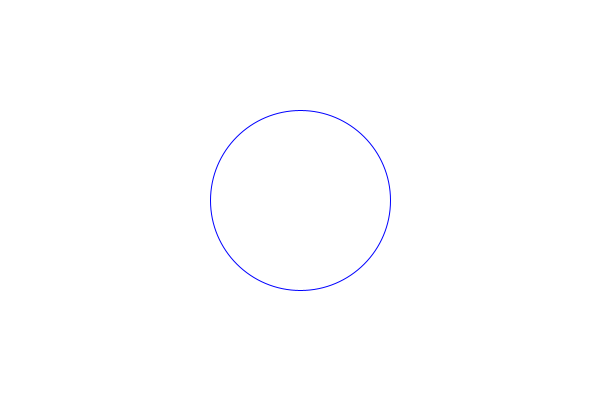
Frame 1 (no input)
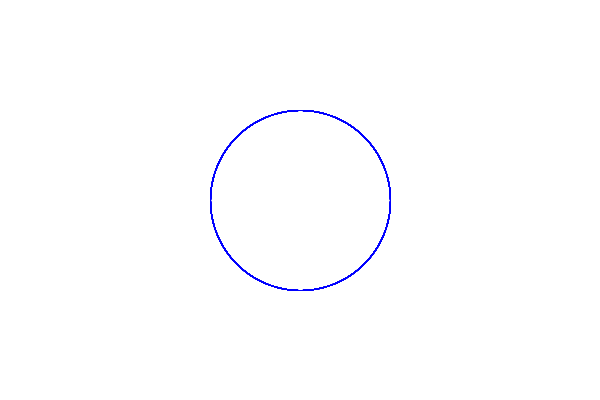
Frame 60 (the mouse pressed at the canvas centre just before this capture)
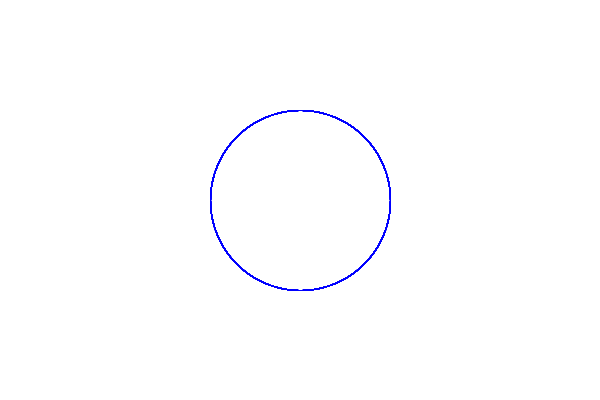
Frame 120 (the mouse held since frame 60 and released just before this capture)

The Processing sketch that drew these frames (run headless with seeded random() and noise(); from frame 60 on, the mouse is pressed at the canvas centre):

// Processing sketch: sketch_190411a
// ── sketch_190411a.pde
void setup(){
  size (600,400);
  background(255);
}

void draw(){
noFill();
stroke(0, 0, 255);
ellipse(300, 200, 180, 180);
}
